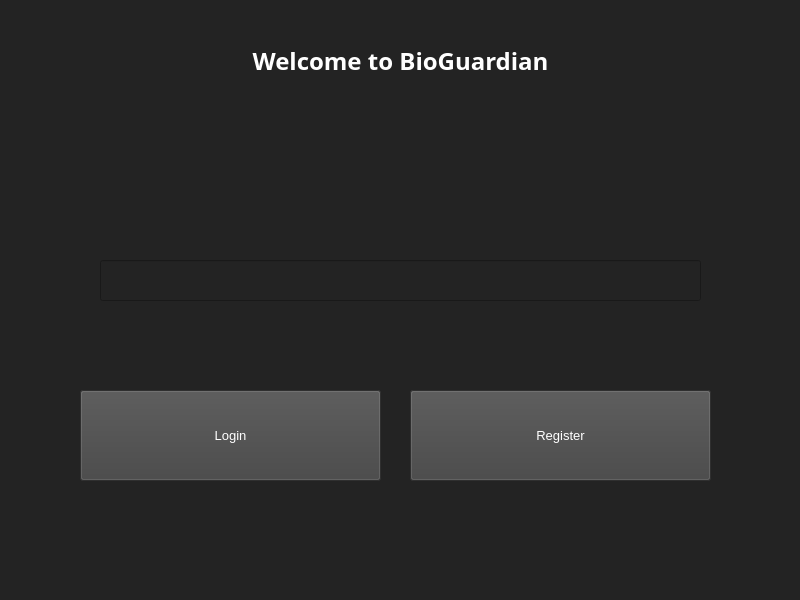
<?xml version="1.0" encoding="UTF-8"?>
<ui version="4.0">
 <class>MainWindow</class>
 <widget class="QMainWindow" name="MainWindow">
  <property name="geometry">
   <rect>
    <x>0</x>
    <y>0</y>
    <width>800</width>
    <height>600</height>
   </rect>
  </property>
  <property name="maximumSize">
   <size>
    <width>800</width>
    <height>600</height>
   </size>
  </property>
  <property name="windowTitle">
   <string>Multimodal Authentication System</string>
  </property>
  <property name="windowIcon">
   <iconset>
    <normaloff>images/main_icon.png</normaloff>images/main_icon.png</iconset>
  </property>
  <property name="toolTip">
   <string>Enter your username and select the option you want</string>
  </property>
  <property name="toolTipDuration">
   <number>6</number>
  </property>
  <property name="autoFillBackground">
   <bool>false</bool>
  </property>
  <property name="styleSheet">
   <string notr="true">background-color: rgb(35, 35, 35);
border-color: rgb(42, 42, 42);
color: rgb(255, 255, 255);
alternate-background-color: rgb(255, 255, 255);
alternate-background-color: rgb(85, 170, 255);</string>
  </property>
  <property name="documentMode">
   <bool>false</bool>
  </property>
  <property name="tabShape">
   <enum>QTabWidget::Rounded</enum>
  </property>
  <property name="dockNestingEnabled">
   <bool>false</bool>
  </property>
  <widget class="QWidget" name="centralwidget">
   <widget class="QPushButton" name="register_btn">
    <property name="geometry">
     <rect>
      <x>410</x>
      <y>390</y>
      <width>301</width>
      <height>91</height>
     </rect>
    </property>
    <property name="font">
     <font>
      <pointsize>10</pointsize>
     </font>
    </property>
    <property name="styleSheet">
     <string notr="true">background-color: rgb(66, 66, 66);
border-color: rgb(255, 255, 255);</string>
    </property>
    <property name="text">
     <string>Register</string>
    </property>
    <property name="icon">
     <iconset>
      <normaloff>images/register.png</normaloff>images/register.png</iconset>
    </property>
    <property name="iconSize">
     <size>
      <width>40</width>
      <height>30</height>
     </size>
    </property>
   </widget>
   <widget class="KLineEdit" name="user_name">
    <property name="geometry">
     <rect>
      <x>100</x>
      <y>260</y>
      <width>601</width>
      <height>41</height>
     </rect>
    </property>
    <property name="text">
     <string/>
    </property>
   </widget>
   <widget class="QLabel" name="label">
    <property name="geometry">
     <rect>
      <x>200</x>
      <y>30</y>
      <width>401</width>
      <height>61</height>
     </rect>
    </property>
    <property name="font">
     <font>
      <family>FontAwesome</family>
      <pointsize>18</pointsize>
      <weight>75</weight>
      <bold>true</bold>
     </font>
    </property>
    <property name="autoFillBackground">
     <bool>false</bool>
    </property>
    <property name="text">
     <string>Welcome to BioGuardian</string>
    </property>
    <property name="alignment">
     <set>Qt::AlignCenter</set>
    </property>
   </widget>
   <widget class="QPushButton" name="login_btn">
    <property name="geometry">
     <rect>
      <x>80</x>
      <y>390</y>
      <width>301</width>
      <height>91</height>
     </rect>
    </property>
    <property name="font">
     <font>
      <pointsize>10</pointsize>
     </font>
    </property>
    <property name="styleSheet">
     <string notr="true">background-color: rgb(66, 66, 66);
border-color: rgb(255, 255, 255);</string>
    </property>
    <property name="text">
     <string>Login</string>
    </property>
    <property name="icon">
     <iconset>
      <normaloff>images/login1.png</normaloff>images/login1.png</iconset>
    </property>
    <property name="iconSize">
     <size>
      <width>40</width>
      <height>40</height>
     </size>
    </property>
   </widget>
   <widget class="QLabel" name="label_2">
    <property name="geometry">
     <rect>
      <x>330</x>
      <y>100</y>
      <width>161</width>
      <height>141</height>
     </rect>
    </property>
    <property name="text">
     <string/>
    </property>
    <property name="pixmap">
     <pixmap>images/main_icon.png</pixmap>
    </property>
    <property name="scaledContents">
     <bool>false</bool>
    </property>
    <property name="alignment">
     <set>Qt::AlignCenter</set>
    </property>
    <property name="wordWrap">
     <bool>false</bool>
    </property>
    <property name="margin">
     <number>1</number>
    </property>
   </widget>
  </widget>
  <widget class="QStatusBar" name="statusbar"/>
 </widget>
 <customwidgets>
  <customwidget>
   <class>KLineEdit</class>
   <extends>QLineEdit</extends>
   <header>klineedit.h</header>
  </customwidget>
 </customwidgets>
 <resources/>
 <connections/>
</ui>
